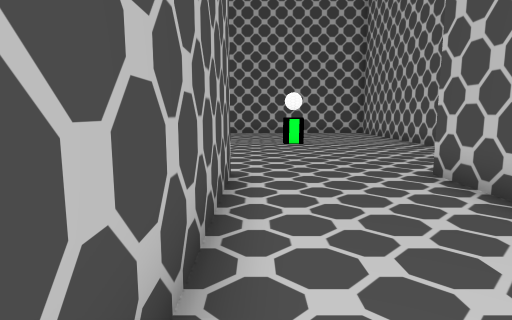
view 1 (above)

12 first-person views from a walk through a Unity game level. The camera is 1.2 m above the floor, tilts 8° down and sees 75° across. Doors are open. The floor is counted in squares, 1 m on a side. Each view is taken from the middle of a square. On the plan, view 1 faces up. The plan holds only what a view shows up to about 14 squares ahead; the rest is blank. The place goes on beyond the plan. The player character is not drawn.

view 2
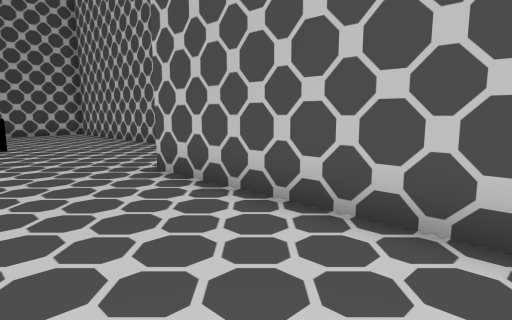

view 3
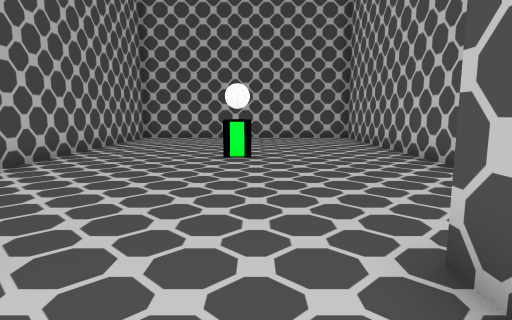

view 4
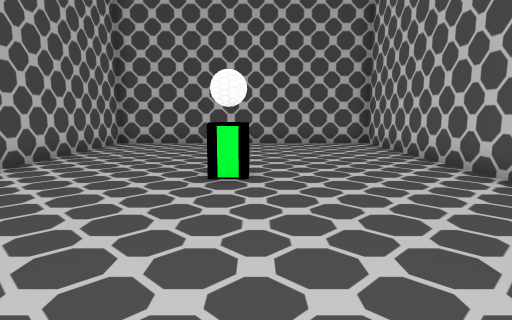

view 5
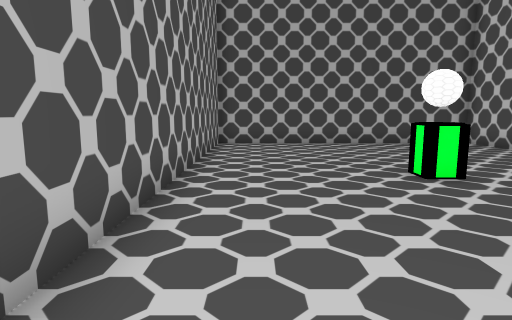

view 6
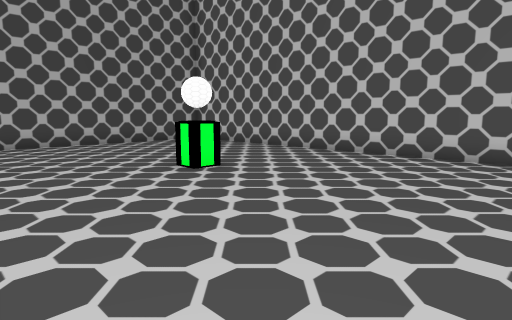

view 7
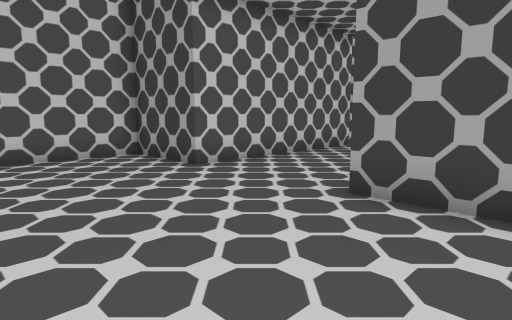

view 8
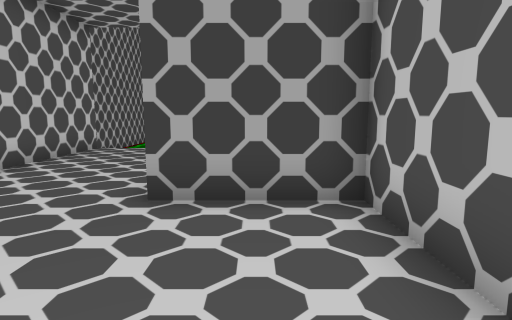

view 9
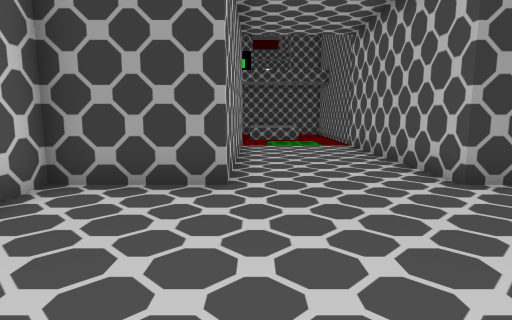

view 10
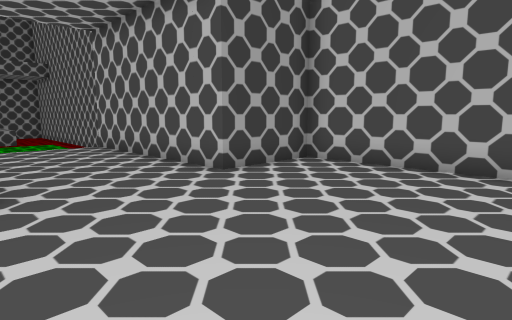

view 11
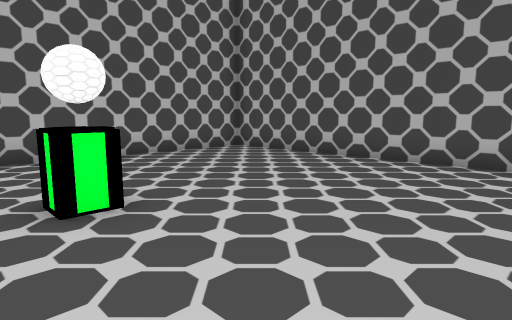

view 12
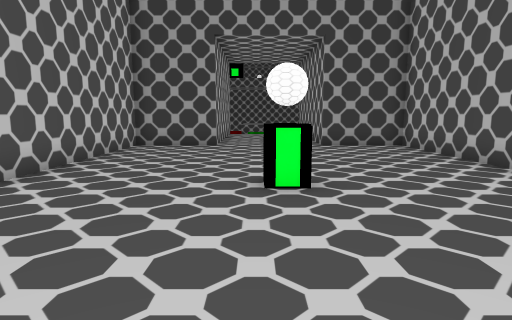

### Floor plan
Points are (right, up) in squares from view 1. A wall is a line through its corners. A room is listed if a view was taken in it or the views show most of it. See-through windows are left out.
Room 1 (views 1, 2, 3)
walls: (3.5, -0.6) (3.5, 6.5); (-0.5, 6.5) (-0.5, -0.5)
ways out: open door at (1.5, 6) to room 2
Room 2 (views 4, 5, 6, 7, 8, 9, 10, 11, 12)
walls: (3.5, 6.5) (6.5, 6.5) (6.5, 20.5) (-3.5, 20.5) (-3.5, 6.5) (-0.5, 6.5)
ways out: open door at (1.5, 6) to room 1
objects: pedestal (1, 13) to (2, 14)

Positions as (right, up) in squares from view 1, and headings:
1: (0, 0), facing up
2: (0, 0), facing up-right
3: (2, 4), facing up
4: (2, 7), facing up
5: (-2, 7), facing up
6: (-3, 7), facing up-right
7: (-3, 11), facing down-right
8: (-2, 11), facing down
9: (3, 12), facing down
10: (4, 12), facing down-left
11: (6, 12), facing up-left
12: (2, 19), facing down
